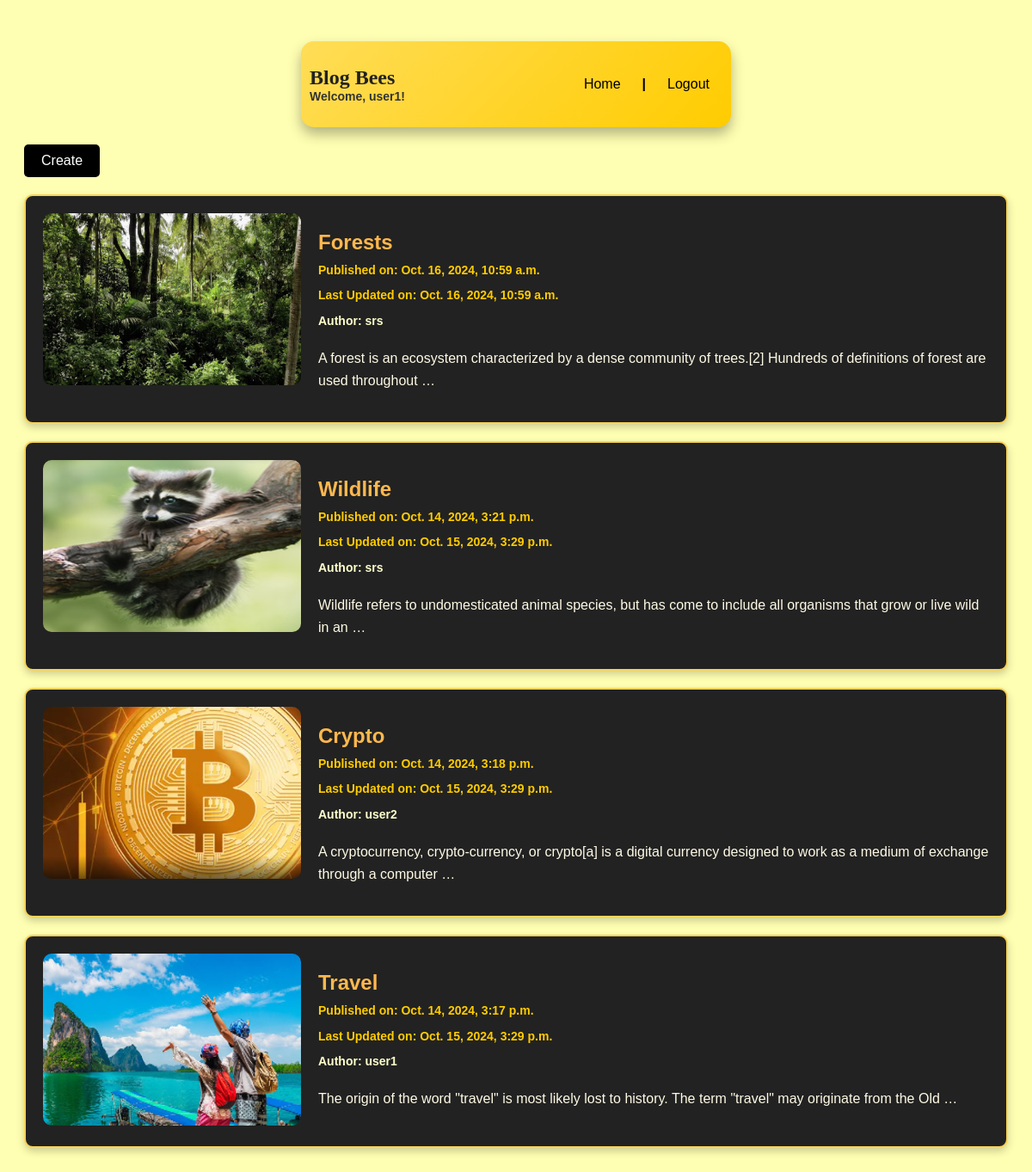
The app's page /posts/ (signed in) with its own data.
### posts/models.py (models this page shows, shortened)
class Post(models.Model):
    title = models.CharField(max_length=200)
    content = models.TextField(default='Empty, no content')
    author = models.ForeignKey(User, on_delete=models.CASCADE, related_name='posts', default=1)
    created_at = models.DateTimeField(default=timezone.now)
    updated_at = models.DateTimeField(auto_now=True)
    image = models.ImageField(upload_to='post_images/', null=True, blank=True)  # New field

### posts/views.py (the view)
# urls.py: path('', include('posts.urls'))
def posts(request):
    all_posts = Post.objects.all()  # Load all posts from the database
    return render(request, 'posts.html', {'posts': all_posts})

### templates/posts.html (shortened to what this page needs)
{% load static %}
<!DOCTYPE html>
<html lang="en">
<head>
    <link rel="stylesheet" href="{% static 'style.css' %}">
</head>
<body>
<div class="header">
    <div class="header-top">
        <div class="header-left">
            <a href="{% url 'posts' %}"><h2 class="bb">Blog Bees</h2></a>
            {% if user.is_authenticated %}
            <p class="welcome">Welcome, {{ user.username }}!</p>
            {% else %}
            <p class="welcome">Welcome random user</p>
            {% endif %}
        </div>
        <div class="header-right">
            <a href="/" class="home-btn">Home</a>
            {% if user.is_authenticated %}
                <span class="separator">|</span>
                <a href="{% url 'logout' %}" class="logout-btn">Logout</a>
            {% else %}
                <span class="separator">|</span>
                <a href="{% url 'login' %}" class="login-btn">Login</a>
            {% endif %}
        </div>
    </div>
</div>
<div class="row">
    <div class="leftcolumn">
        {% if user.is_authenticated %}
        <a href="/createpost" class="create-button">Create</a>
        {% endif %}
        {% for post in posts reversed %}
        <a href="/post/{{ post.id }}">
            <div class="card">
                <div class="card-content">
                    <div class="card-image">
                        {% if post.image %}
                            <img class="post-image" src="{{ post.image.url }}" alt="Post Image">
                        {% endif %}
                    </div>
                    <div class="card-text">
                        <h2>{{ post.title }}</h2>
                        <h5>Published on: {{ post.created_at }}</h5>
                        <h5>Last Updated on: {{ post.updated_at }}</h5>
                        <h5 style="color: #ffffcc;">Author: {{ post.author.username }}</h5>
                        <p>{{ post.content|truncatewords:20 }}</p>
                    </div>
                </div>
            </div>
        </a>
        {% endfor %}
    </div>
</div>
</body>
</html>

### static/style.css (style rules this page uses)
* { box-sizing: border-box; }
body { font-family: 'Trebuchet MS', Arial, sans-serif; padding: 20px; background: #ffffb3; color: #fff; }
.header { height: 100px; width: 500px; margin: 0 auto; background: linear-gradient(135deg, #ffdd57, #ffcc00); display: flex; justify-content: center; align-items: center; border-radius: 15px; box-shadow: 0 8px 15px rgba(0, 0, 0, 0.3); }
.header h2 { color: #222; font-family: 'Lucida Handwriting', cursive; }
.leftcolumn { float: left; width: 100%; }
.card { background-color: #222; color: #fffae5; padding: 20px; margin-top: 20px; border-radius: 10px; border: 2px solid #f7d358; box-shadow: 0 4px 10px rgba(0, 0, 0, 0.2); transition: transform 0.3s ease; }
.card h2, .card h1 { color: #ffb84d; }
.card h5 { color: #ffcc00; margin-top: -10px; font-size: 14px; }
.card p { color: #fffae5; line-height: 1.6; }
.row:after { content: ""; display: table; clear: both; }
.header { background: linear-gradient(135deg, #ffdd57, #ffcc00); padding: 15px 30px; border-radius: 15px; box-shadow: 0 8px 15px rgba(0, 0, 0, 0.3); display: flex; justify-content: space-between; align-items: center; max-width: 800px; margin: 20px auto; }
.header-right { display: flex; align-items: center; gap: 15px; }
.welcome { margin: 0; font-size: 18px; color: #333; font-weight: bold; }
.logout-btn { background-color: rgba(255, 77, 77, 0.8); color: white; border: none; padding: 10px 15px; border-radius: 5px; cursor: pointer; font-size: 16px; text-decoration: none; transition: background 0.3s, transform 0.2s; }
a { text-decoration: none; }

### templates/posts.html (style rules this page uses)
.card-content { display: flex; }
.card-image { float: left; margin-right: 20px; }
a { text-decoration: none; }
.post-image { border-radius: 10px; width: 300px; height: 200px; }
.create-button { display: inline-block; background-color: black; color: white; padding: 10px 20px; text-align: center; text-decoration: none; border-radius: 5px; }
.header { background-color: #f6d600; padding: 10px; }
.header-top { display: flex; width: 100%; justify-content: space-between; align-items: center; }
.header-right { display: flex; align-items: center; gap: 10px; }
.bb { margin-top: auto; margin-bottom: 0px; max-width: 200px; }
.welcome { font-size: 14px; margin-bottom: auto; }
.separator { font-weight: bold; color: black; }
.home-btn, .logout-btn, .login-btn { color: black; background: none; border: none; border-radius: 5px; font-size: 16px; cursor: pointer; position: relative; padding: 10px 15px; transition: background-color 0.3s ease; }

### records on screen
Post: image (picture), title "Forests", created_at "Oct. 16, 2024, 10:59 a.m.", updated_at "Oct. 16, 2024, 10:59 a.m.", author.username "srs", content "A forest is an ecosystem characterized by a dense community of trees.[2] Hundreds of definitions of forest are used throughout …"
Post: image (picture), title "Wildlife", created_at "Oct. 14, 2024, 3:21 p.m.", updated_at "Oct. 15, 2024, 3:29 p.m.", author.username "srs", content "Wildlife refers to undomesticated animal species, but has come to include all organisms that grow or live wild in an …"
Post: image (picture), title "Crypto", created_at "Oct. 14, 2024, 3:18 p.m.", updated_at "Oct. 15, 2024, 3:29 p.m.", author.username "user2", content "A cryptocurrency, crypto-currency, or crypto[a] is a digital currency designed to work as a medium of exchange through a computer …"
Post: image (picture), title "Travel", created_at "Oct. 14, 2024, 3:17 p.m.", updated_at "Oct. 15, 2024, 3:29 p.m.", author.username "user1", content "The origin of the word \"travel\" is most likely lost to history. The term \"travel\" may originate from the Old …"

### other values on screen
{{ user.username }} "user1"
